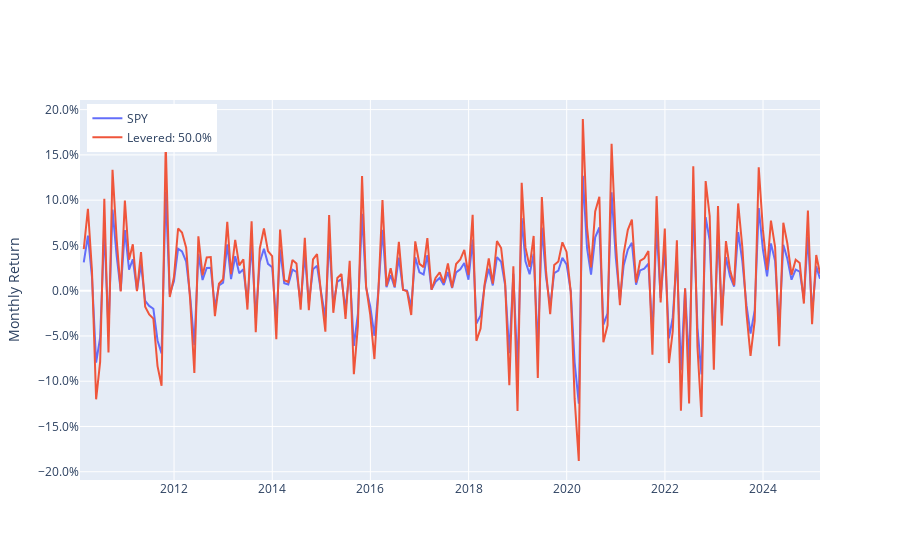

The notebook cell saved with this chart:
### Code cell
# Levered returns are riskier
fig = go.Figure()
trace0= go.Scatter(x=ret.index, y=ret[TICKER], mode="lines", name=TICKER)
trace1= go.Scatter(x=levered_ret.index, y=levered_ret[TICKER], mode="lines", name=f'Levered: {leverage:0.1%}')
fig.add_trace(trace0)
fig.add_trace(trace1)
fig.layout.yaxis["title"] = "Monthly Return"
fig.update_yaxes(tickformat=".1%")
fig.update_layout(legend=dict(yanchor="top", y =0.99, xanchor="left", x=0.01))
fig.show()

### Figure 1 — Plotly figure (JSON) as saved in the notebook; plotly's stock layout.template omitted (floating-point values rounded to 4 significant figures; data arrays with more than 128 entries replaced by an {"elided": "..."} marker saying what was removed)
{"data": [{"mode": "lines", "name": "SPY", "type": "scatter", "x": {"elided": "182 str values"}, "y": {"elided": "182 float values"}}, {"mode": "lines", "name": "Levered: 50.0%", "type": "scatter", "x": {"elided": "182 str values"}, "y": {"elided": "182 float values"}}], "layout": {"legend": {"x": 0.01, "xanchor": "left", "y": 0.99, "yanchor": "top"}, "yaxis": {"tickformat": ".1%", "title": {"text": "Monthly Return"}}}}
